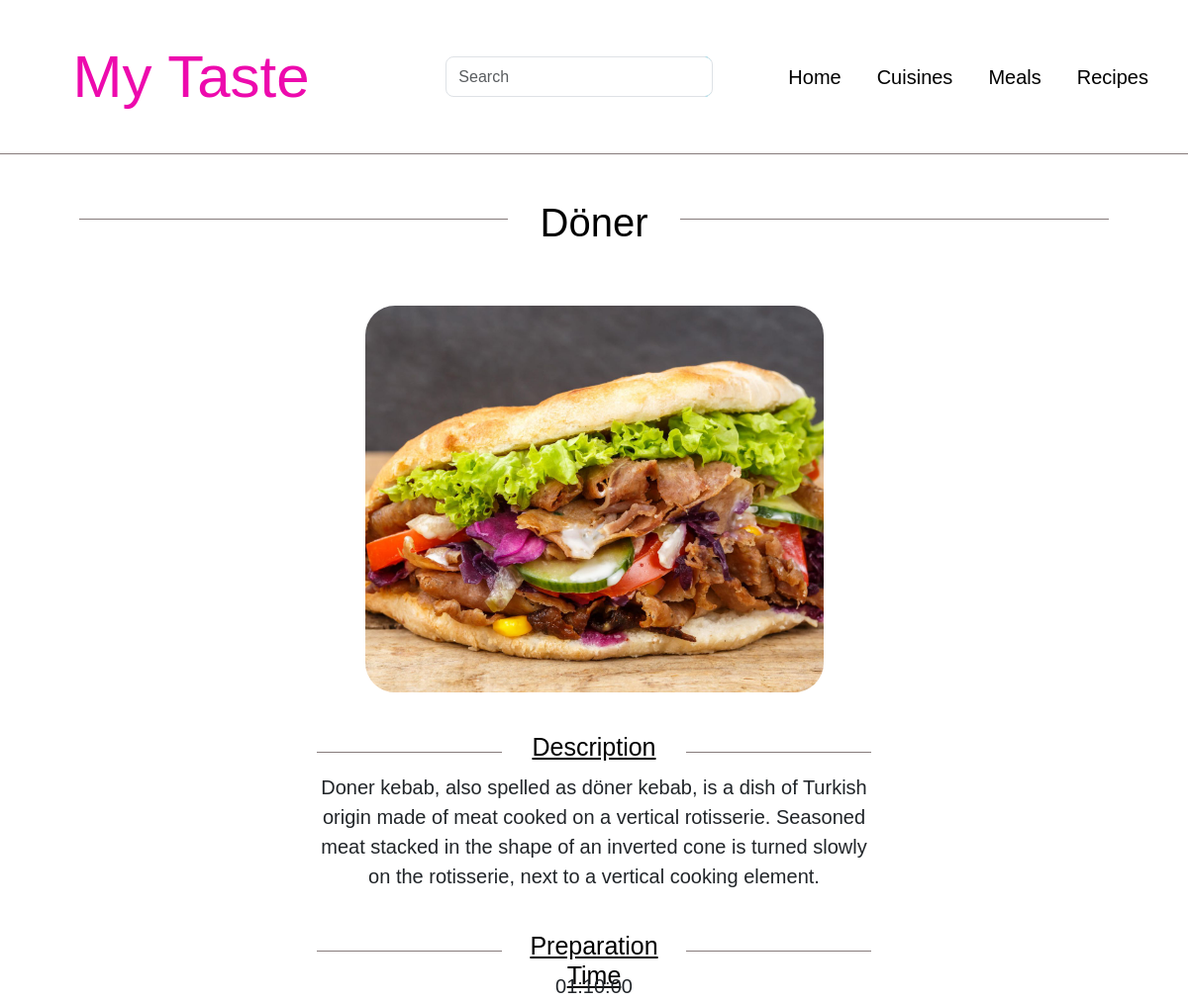
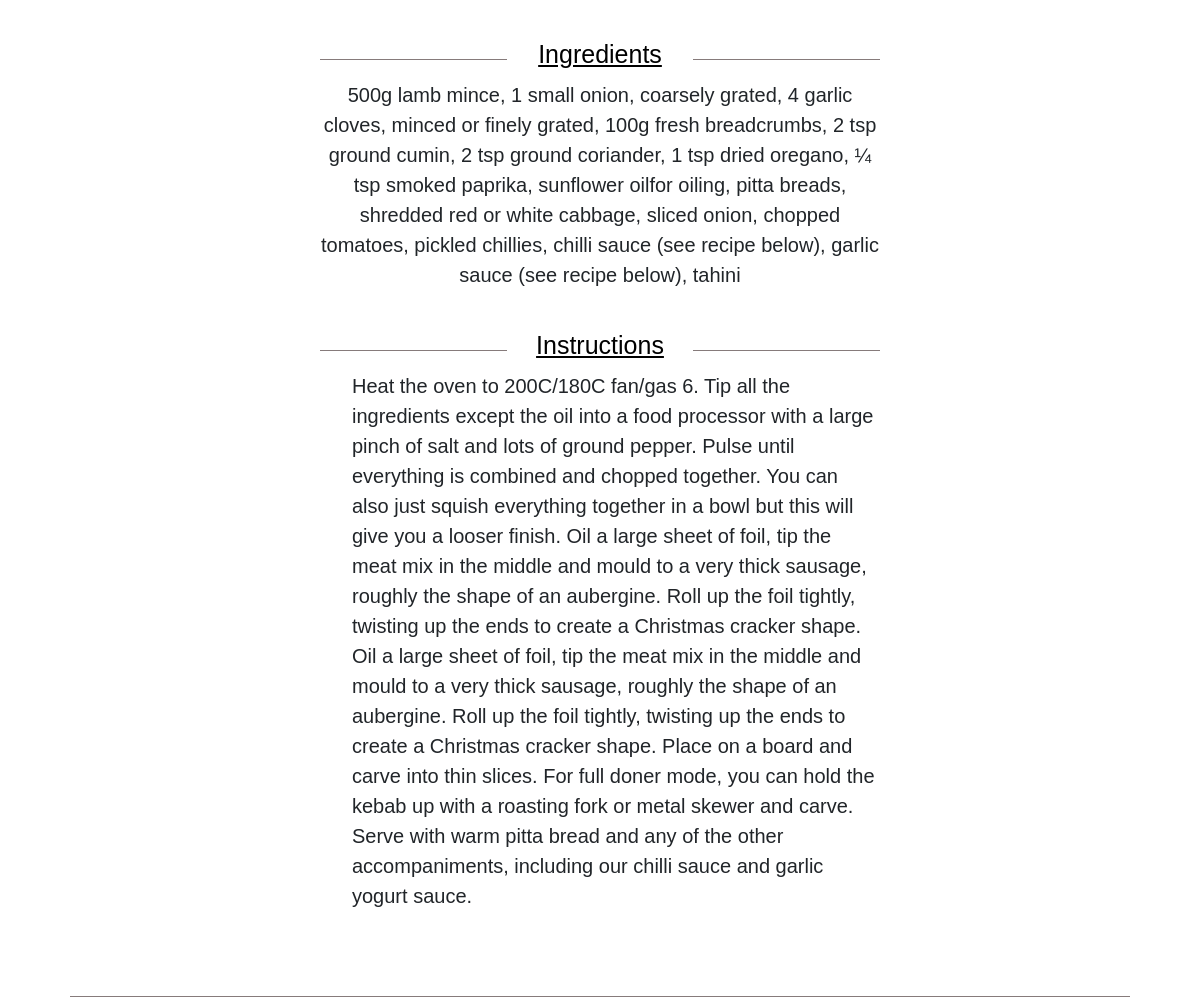
Screenshot of /pages/recipe.php?id=1 with the database file from the repository (2 pictures, top to bottom).
### tables this page shows
CREATE TABLE `recipes` (
  `id` int(11) NOT NULL,
  `name` text NOT NULL,
  `description` text NOT NULL,
  `prepararion_time` time NOT NULL,
  `ingredients` text NOT NULL,
  `instructions` text NOT NULL,
  `time` text NOT NULL,
  `image` text NOT NULL,
  `country` text NOT NULL
);

### pages/recipe.php (the view, shortened to what this page needs)
<!DOCTYPE html>
<html>
<head>
	<link href="https://fonts.cdnfonts.com/css/leckerli-one" rel="stylesheet">
	<link href="https://fonts.cdnfonts.com/css/metal-mania" rel="stylesheet">
	<?php
		try {
	    $database = new PDO('mysql:host=localhost;dbname=my_taste','root','');
	  } catch (Exception $e) {
	    echo "ErrorCode : ". $e->getMessage();
	  }
				?>
    <link href="https://cdn.jsdelivr.net/npm/bootstrap@5.3.3/dist/css/bootstrap.min.css" rel="stylesheet">
    <link rel="stylesheet" type="text/css" href="../styles.css">
</head>
<body>
	<nav class="navbar navbar-expand-lg sticky-top">
	  <div class="container-fluid">
	    <div class="collapse navbar-collapse row" id="navbarTogglerDemo01">
	      <a class="navbar-brand col index" href="../index.php">My Taste</a>
	      <form class="d-flex col" role="search" action="search.php" method="get">
	        <input class="form-control me-2 " name="q" type="search" placeholder="Search" aria-label="Search">
	      </form>
	      <ul class="navbar-nav me-auto mb-2 mb-lg-0 col">
	        <li class="nav-item">
	          <a class="nav-link active" aria-current="page" href="../index.php">Home</a>
	        </li>
	        <li class="nav-item">
	          <a class="nav-link active" aria-current="page" href="cuisines.php">Cuisines</a>
	        </li>
	        <li class="nav-item">
	          <a class="nav-link active" aria-current="page" href="../index.php">Meals</a>
	        </li>
	        <li class="nav-item">
	          <a class="nav-link active" aria-current="page" href="recipes.php">Recipes</a>
	        </li>
	      </ul>
	    </div>
	  </div>
	</nav>
	<div id="content" align="center">
		<?php
					$ide = $_GET['id'];
		try {
	    $database = new PDO('mysql:host=localhost;dbname=my_taste','root','');
	  } catch (Exception $e) {
	    echo "ErrorCode : ". $e->getMessage();
	  }
	  $results = $database->prepare('SELECT * FROM recipes WHERE id = :ide');
	  $results->bindParam(':ide', $ide, PDO::PARAM_INT);
	  $results->execute();
    if (($row = $results->fetch())){
			echo '<section class="sec" id="recipe">
				<div class="line row" id="before">
					<div class="divider col" id="short"></div>
					<h1 class="title col-2">'.$row['name'].'</h1>
					<div class="divider col" id="short"></div>
				</div>
				<div class="row">
  		<div class="pic col">
								<div class="img " id="i'.$row['id'].'"></div>
							</div>
							<div class="text col">
								<div class="part" id="description">
									<div class="line row" id="before">
										<div class="divider col" id="short"></div>
										<h1 class="title col"><u>Description</u></h1>
										<div class="divider col" id="short"></div>
									</div>
									<div class="paragraphe">
										<p align="center">
										'.$row['description'].'
										</p>
									</div>
								</div>
								<div class="part" id="p_t">
									<div class="line row" id="before">
										<div class="divider col" id="short"></div>
										<h1 class="title col"><u>Preparation Time</u></h1>
										<div class="divider col" id="short"></div>
									</div>
									<div class="paragraphe">
										<p align="center">
											'.$row['prepararion_time'].'
										</p>
									</div>
								</div>
								<div class="part" id="ingredients">
									<div class="line row" id="before">
										<div class="divider col" id="short"></div>
										<h1 class="title col"><u>Ingredients</u></h1>
										<div class="divider col" id="short"></div>
									</div>
									<div class="paragraphe">
										<p align="center">
											'.$row['ingredients'].'
										</p>
									</div>
								</div>
								<div class="part" id="instructions">
									<div class="line row" id="before">
										<div class="divider col" id="short"></div>
										<h1 class="title col"><u>Instructions</u></h1>
										<div class="divider col" id="short"></div>
									</div>
									<div class="paragraphe">
										<ol align="left">
											'.$row['instructions'].'
										</ol>
									</div>
								</div>
							</div>';}
				?>
			</div>
		</section>
	</div>
</body>
</html>

### styles.css (style rules this page uses)
body { font-family: 'Metal Mania', sans-serif; background-color: #fff; }
nav .index { font-family: 'Leckerli One', sans-serif; text-align: center; font-size: 60px; color: #ED0AAD; }
nav { height: 156px; border-bottom: 1px solid #867B7B; background-color: #fff; }
nav .form-control { width: 270px; height: 41px; border-radius: 8px; position: relative; left: 10%; }
nav ul { font-size: 20px; }
nav ul li { margin-right: 20px; }
#content { margin-right: 70px; margin-left: 70px; }
#content section { margin-top: 45px; }
.sec .row { margin-right: 10px; margin-left: 10px; }
#short { height: 0px; border-bottom: 1px solid #867B7B; margin-top: 20px; width: 463px; }
.line h1,h2 { margin-bottom: 20px; color: #000; }
.line h1 { font-size: 40px; }
#i1 { background-image: url(images/doener.jpg); }
#recipe .pic .img { width: 463px; height: 391px; background-position: center; background-repeat: no-repeat; background-size: cover; border-radius: 30px; margin-bottom: 20px; margin-top: 40px; }
#description { margin-top: 20px; }
.part .line { width: 560px; height: 41px; }
.part .line #short { width: 176px; height: 0px; }
.part .line .title { width: 213px; height: 41px; font-size: 25px; }
.text .paragraphe { width: 560px; font-size: 20px; text-align: center; }
.part { margin-bottom: 40px; }

### rows the page displays
recipes: name "Döner", description "Doner kebab, also spelled as döner kebab, is a dish of Turkish origin made of meat cooked on a vertical rotisserie. Seasoned meat stacked in the shape of an inverted cone is turned slowly on the rotisserie, next to a vertical cooking element.", prepararion_time "01:10:00", ingredients "500g lamb mince, 1 small onion, coarsely grated, 4 garlic cloves, minced or finely grated, 100g fresh breadcrumbs, 2 tsp ground cumin, 2 tsp ground coriander, 1 tsp dried oregano, ¼ tsp smoked paprika, sunflower oilfor oiling, pitta breads, shredded red or white cabbage, sliced onion, chopped tomatoes, pickled chillies, chilli sauce (see recipe below), garlic sauce (see recipe below), tahini", instructions "Heat the oven to 200C/180C fan/gas 6. Tip all the ingredients except the oil into a food processor with a large pinch of salt and lots of ground pepper. Pulse until everything is combined and chopped together. You can also just squish everything together in a bowl but this will give you a looser finish. Oil a large sheet of foil, tip the meat mix in the middle and mould to a very thick sausage, roughly the shape of an aubergine. Roll up the foil tightly, twisting up the ends to create a Christmas cracker shape. Oil a large sheet of foil, tip the meat mix in the middle and mould to a very thick sausage, roughly the shape of an aubergine. Roll up the foil tightly, twisting up the ends to…"
